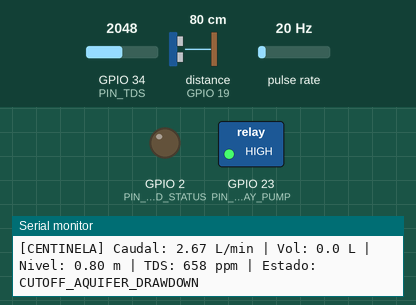
Simulated run of this sketch. Board: ESP32. Parts: switched loads named in the sketch (green lamp = pin HIGH), output pins drawn as LEDs (lit = HIGH), the last lines printed to the serial monitor. Wiring (inferred from the names in the program): ultrasonic range finder: trigger GPIO 5; echo GPIO 19; pulse sensor: data GPIO 18. The inputs (shaded band) are chosen by the test bench; at power-on: distance to the obstacle (sensor on GPIO 19) 80 cm, GPIO 34 (PIN_TDS) = 2048, pulse rate 20 Hz. The echo pulse lasts 58.3 µs per cm; pins used as bus, display or sensor lines are not drawn.

Above: at 1.2 s.
1.3 s: distance to the obstacle (sensor on GPIO 19) set to 196 cm
3.2 s: distance to the obstacle (sensor on GPIO 19) set to 204 cm
At 4.5 s:
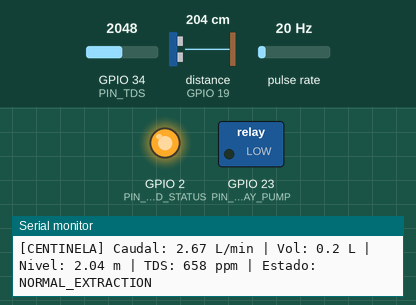
5.5 s: GPIO 34 (PIN_TDS) set to 3577
7.2 s: GPIO 34 (PIN_TDS) set to 3674
At 8.7 s:
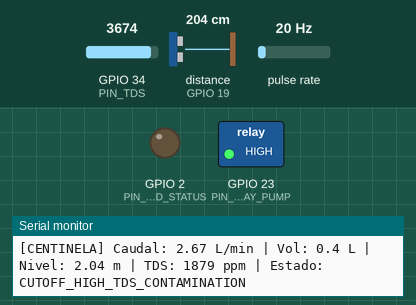
10.6 s: GPIO 34 (PIN_TDS) set to 3603
At 11.7 s:
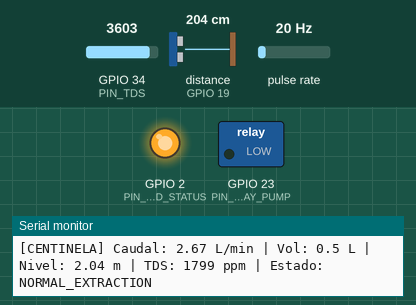
12.6 s: GPIO 34 (PIN_TDS) set to 4095
At 14.4 s:
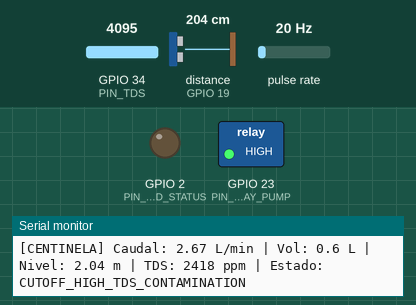
Timing chart, 0 to 15.7 s (numbered marks = the images above; inputs shaded):
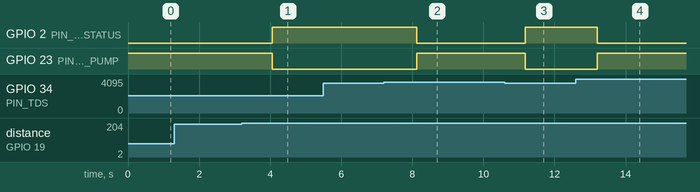

The sketch:

firmware_centinela.ino
```cpp
/**
 * ============================================================================
 * PROYECTO: AquaResiliencia Tijuana — Nodo Centinela IoT v1.0
 * HARDWARE: ESP32 Dev Module (WROOM-32)
 * PROPÓSITO: Telemetría en tiempo real y corte preventivo de extracción somera
 * ============================================================================
 * Sensores & Actuadores:
 * - TDS / Conductividad Eléctrica: Sensor analógico Gravity (ADC1 - GPIO 34)
 * - Nivel Freático Dinámico: Sensor ultrasónico impermeable JSN-SR04T (Trig 5 / Echo 19)
 * - Caudal Instantáneo & Volumen: Caudalímetro de efecto Hall YF-S201 (GPIO 18)
 * - Actuador de Corte: Relevador de 1 canal 5V/12V Optoacoplado (GPIO 23)
 * - LED Indicador de Estado: LED Verde/Rojo (GPIO 2)
 * ============================================================================
 */

#include <WiFi.h>
#include <WebServer.h>
#include <ArduinoJson.h>

// --------------------------- CONFIGURACIÓN DE RED ---------------------------
const char* ssid = "AquaResiliencia_AP";
const char* password = "agua_centinela";

// Servidor Web Local para diagnóstico directo en campo
WebServer server(80);

// --------------------------- ASIGNACIÓN DE PINES ---------------------------
#define PIN_TDS           34   // ADC1 Canal 6 (0 - 3.3V)
#define PIN_FLOW_SENSOR   18   // Interrupción externa para pulsos Hall
#define PIN_TRIG          5    // Disparo ultrasónico JSN-SR04T
#define PIN_ECHO          19   // Recepción eco JSN-SR04T
#define PIN_RELAY_PUMP    23   // Relé de control de motobomba (Activo en LOW)
#define PIN_LED_STATUS    2    // LED onboard de estado

// --------------------------- UMBRALES DE SEGURIDAD --------------------------
const float MAX_DAILY_VOLUME_LITERS = 500.0;   // Límite diario de subsistencia
const float MIN_SAFE_WATER_LEVEL_M   = 2.0;    // Nivel mínimo sobre la bomba (evita pozo seco)
const int   MAX_SAFE_TDS_PPM         = 1800;   // Umbral de corte por intrusión o contaminante
const float FLOW_CALIBRATION_FACTOR  = 7.5;    // Factor pulsos/min para sensor YF-S201

// --------------------------- VARIABLES DE ESTADO ----------------------------
volatile unsigned long pulseCount = 0;
float flowRateLPM = 0.0;
float totalLitersExtracted = 0.0;
float currentWaterLevelM = 6.5;
int   currentTDSPPM = 420;
bool  pumpEnabled = true;
String systemState = "NORMAL_EXTRACTION";

unsigned long lastTelemetryUpdate = 0;
unsigned long lastPulseTime = 0;

// --------------------------- RUTINA DE INTERRUPCIÓN (CAUDAL) ----------------
void IRAM_ATTR pulseCounterISR() {
  pulseCount++;
}

// --------------------------- FUNCIONES DE MEDICIÓN --------------------------

// 1. Lectura y calibración del sensor analógico de TDS
int readTDS() {
  int rawADC = analogRead(PIN_TDS);
  float voltage = (rawADC / 4095.0) * 3.3;
  // Ecuación de compensación polinomial estándar para sensor TDS Gravity
  float compensationCoefficient = 1.0; // Asumiendo agua a 20-25°C
  float compensationVoltage = voltage / compensationCoefficient;
  float tdsValue = (133.42 * pow(compensationVoltage, 3) - 255.86 * pow(compensationVoltage, 2) + 857.39 * compensationVoltage) * 0.5;
  if (tdsValue < 0) tdsValue = 0;
  return (int)tdsValue;
}

// 2. Lectura del nivel freático con sensor ultrasónico JSN-SR04T
float readWaterLevel() {
  digitalWrite(PIN_TRIG, LOW);
  delayMicroseconds(2);
  digitalWrite(PIN_TRIG, HIGH);
  delayMicroseconds(10);
  digitalWrite(PIN_TRIG, LOW);

  long duration = pulseIn(PIN_ECHO, HIGH, 30000); // Timeout 30ms (~5 metros)
  if (duration == 0) {
    // Si no hay eco directo, mantener valor de respaldo
    return currentWaterLevelM;
  }
  // Distancia en metros: (duración * 0.0343) / 2 / 100
  float distanceM = (duration * 0.000343) / 2.0;
  return distanceM;
}

// 3. Cálculo de Caudal y Acumulado
void updateFlowMetrics() {
  unsigned long now = millis();
  if (now - lastPulseTime >= 1000) {
    detachInterrupt(digitalPinToInterrupt(PIN_FLOW_SENSOR));

    // Caudal en Litros por Minuto
    flowRateLPM = (pulseCount / FLOW_CALIBRATION_FACTOR);

    // Volumen en Litros en este intervalo (1 segundo)
    float litersInSecond = (flowRateLPM / 60.0);
    totalLitersExtracted += litersInSecond;

    pulseCount = 0;
    lastPulseTime = now;
    attachInterrupt(digitalPinToInterrupt(PIN_FLOW_SENSOR), pulseCounterISR, RISING);
  }
}

// --------------------------- LÓGICA DE CONTROL Y CORTE ----------------------
void evaluateSafetyRules() {
  // Regla 1: Corte por volumen diario superado
  if (totalLitersExtracted >= MAX_DAILY_VOLUME_LITERS) {
    pumpEnabled = false;
    systemState = "CUTOFF_DAILY_LIMIT_REACHED";
  }
  // Regla 2: Corte por salinidad crítica o contaminante anómalo
  else if (currentTDSPPM >= MAX_SAFE_TDS_PPM) {
    pumpEnabled = false;
    systemState = "CUTOFF_HIGH_TDS_CONTAMINATION";
  }
  // Regla 3: Nivel freático abatido (protección de bomba y acuífero)
  else if (currentWaterLevelM < MIN_SAFE_WATER_LEVEL_M) {
    pumpEnabled = false;
    systemState = "CUTOFF_AQUIFER_DRAWDOWN";
  }
  else {
    pumpEnabled = true;
    systemState = "NORMAL_EXTRACTION";
  }

  // Actuación del relevador (Invertido: LOW = Bomba encendida, HIGH = Apagada)
  if (pumpEnabled) {
    digitalWrite(PIN_RELAY_PUMP, LOW);
    digitalWrite(PIN_LED_STATUS, HIGH);
  } else {
    digitalWrite(PIN_RELAY_PUMP, HIGH);
    digitalWrite(PIN_LED_STATUS, LOW);
  }
}

// --------------------------- ENDPOINTS API JSON -----------------------------
void handleTelemetryAPI() {
  StaticJsonDocument<300> doc;
  doc["nodo_id"] = "CENTINELA-TIJ-001";
  doc["acuifero"] = "0201-Tijuana";
  doc["caudal_lpm"] = flowRateLPM;
  doc["volumen_total_l"] = totalLitersExtracted;
  doc["nivel_dinamico_m"] = currentWaterLevelM;
  doc["tds_ppm"] = currentTDSPPM;
  doc["bomba_activa"] = pumpEnabled;
  doc["estado"] = systemState;
  doc["timestamp_ms"] = millis();

  String response;
  serializeJson(doc, response);
  server.send(200, "application/json", response);
}

void handleRoot() {
  String html = "<html><body style='font-family:sans-serif; background:#070d18; color:#fff; padding:2rem;'>";
  html += "<h2>AquaResiliencia — Nodo Centinela ESP32</h2>";
  html += "<p>Estado: <b>" + systemState + "</b></p>";
  html += "<p>Caudal: <b>" + String(flowRateLPM, 2) + " L/min</b></p>";
  html += "<p>Volumen Total: <b>" + String(totalLitersExtracted, 1) + " L</b></p>";
  html += "<p>Nivel Dinamico: <b>" + String(currentWaterLevelM, 2) + " m</b></p>";
  html += "<p>TDS Conductividad: <b>" + String(currentTDSPPM) + " ppm</b></p>";
  html += "<p><a style='color:#00e5ff' href='/api/telemetry'>Ver JSON API</a></p>";
  html += "</body></html>";
  server.send(200, "text/html", html);
}

// --------------------------- SETUP & LOOP -----------------------------------
void setup() {
  Serial.begin(115200);

  // Configuración de Pines
  pinMode(PIN_TDS, INPUT);
  pinMode(PIN_FLOW_SENSOR, INPUT_PULLUP);
  pinMode(PIN_TRIG, OUTPUT);
  pinMode(PIN_ECHO, INPUT);
  pinMode(PIN_RELAY_PUMP, OUTPUT);
  pinMode(PIN_LED_STATUS, OUTPUT);

  // Iniciar relé apagado por seguridad
  digitalWrite(PIN_RELAY_PUMP, HIGH);

  // Configurar interrupción para caudalímetro
  attachInterrupt(digitalPinToInterrupt(PIN_FLOW_SENSOR), pulseCounterISR, RISING);

  // Configurar Punto de Acceso WiFi para campo
  WiFi.softAP(ssid, password);
  Serial.println("\n[AQUA-CENTINELA] Nodo Iniciado.");
  Serial.print("Punto de Acceso WiFi: ");
  Serial.println(ssid);
  Serial.print("IP del Nodo: ");
  Serial.println(WiFi.softAPIP());

  // Rutas Web
  server.on("/", handleRoot);
  server.on("/api/telemetry", handleTelemetryAPI);
  server.begin();
}

void loop() {
  server.handleClient();
  updateFlowMetrics();

  // Actualizar lecturas y evaluar reglas de seguridad cada 1 segundo
  if (millis() - lastTelemetryUpdate >= 1000) {
    currentTDSPPM = readTDS();
    currentWaterLevelM = readWaterLevel();
    evaluateSafetyRules();

    // Log por consola serial
    Serial.printf("[CENTINELA] Caudal: %.2f L/min | Vol: %.1f L | Nivel: %.2f m | TDS: %d ppm | Estado: %s\n",
                  flowRateLPM, totalLitersExtracted, currentWaterLevelM, currentTDSPPM, systemState.c_str());

    lastTelemetryUpdate = millis();
  }
}
```

Measured:
- the behaviour switches between 200 and 201 cm on distance to the obstacle (sensor on GPIO 19) (found by bisection; images 0 and 1)
- the behaviour switches between 3603 and 3604 on GPIO 34 (PIN_TDS) (found by bisection; images 1 and 2)
- after the input at 3.2 s, GPIO 2 (PIN_LED_STATUS): LOW → HIGH after 0.85 s; GPIO 23 (PIN_RELAY_PUMP): HIGH → LOW after 0.85 s
- after the input at 7.2 s, GPIO 2 (PIN_LED_STATUS): HIGH → LOW after 0.92 s; GPIO 23 (PIN_RELAY_PUMP): LOW → HIGH after 0.92 s
- after the input at 10.6 s, GPIO 2 (PIN_LED_STATUS): LOW → HIGH after 0.57 s; GPIO 23 (PIN_RELAY_PUMP): HIGH → LOW after 0.57 s
- after the input at 12.6 s, GPIO 2 (PIN_LED_STATUS): HIGH → LOW after 0.60 s; GPIO 23 (PIN_RELAY_PUMP): LOW → HIGH after 0.60 s
